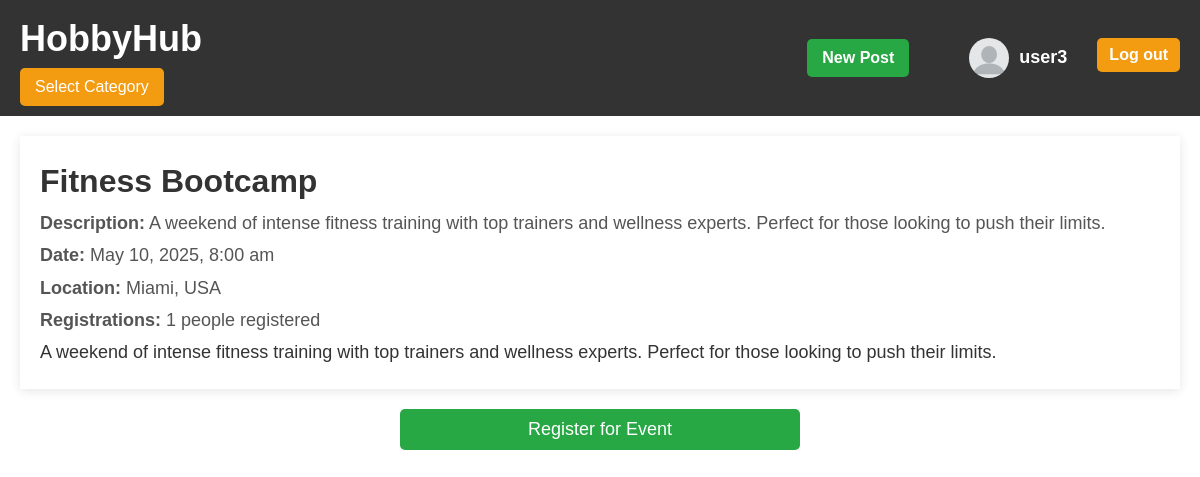
The page /event.php?id=3 (signed in) on the database its author committed.
### tables this page shows
CREATE TABLE `events` (
  `event_id` int(10) UNSIGNED NOT NULL,
  `event_name` varchar(255) NOT NULL,
  `event_description` text NOT NULL,
  `event_date` datetime NOT NULL,
  `location` varchar(255) NOT NULL,
  `created_at` timestamp NOT NULL DEFAULT CURRENT_TIMESTAMP
);

### event.php (the view, shortened to what this page needs)
<?php
include 'db_connection.php';
include 'Component/navbar.php';
$isLoggedIn = isset($_SESSION['user_id']);
$userId = $isLoggedIn ? $_SESSION['user_id'] : null;
$userName = $isLoggedIn ? $_SESSION['username'] : null;
$navbar = new Navbar($conn, $isLoggedIn, $userId, $userName);
if (isset($_GET['id'])) {
    $event_id = $_GET['id'];
    $sql_event_details = "SELECT * FROM events WHERE event_id = ?";
    $stmt = $conn->prepare($sql_event_details);
    $stmt->bind_param("i", $event_id);
    $stmt->execute();
    $result = $stmt->get_result();
    if ($result->num_rows > 0) {
        $event = $result->fetch_assoc();
    } else {
        echo "<p>Event not found.</p>";
        exit;
    }
    $sql_registration_count = "SELECT COUNT(*) as total_registrations FROM event_registrations WHERE event_id = ?";
    $stmt_count = $conn->prepare($sql_registration_count);
    $stmt_count->bind_param("i", $event_id);
    $stmt_count->execute();
    $result_count = $stmt_count->get_result();
    $registration_count = $result_count->fetch_assoc()['total_registrations'];
} else {
    echo "<p>No event specified.</p>";
    exit;
}
?>
<!DOCTYPE html>
<html lang="en">
<head>
    <link rel="stylesheet" href="event.css">
    <link rel="stylesheet" href="glowna.css">
    <link rel="stylesheet" href="navbar.css">
</head>
<body>
  <header>
    <?php
          echo $navbar->render();
      ?>
  </header>
  <main class="container">
    <div class="event-details">
        <div class="event-header">
            <div class="event-info">
                <h1><?php echo htmlspecialchars($event['event_name'], ENT_QUOTES, 'UTF-8'); ?></h1>
                <p><strong>Description:</strong> <?php echo htmlspecialchars($event['event_description'], ENT_QUOTES, 'UTF-8'); ?></p>
                <p><strong>Date:</strong> <?php echo date("F j, Y, g:i a", strtotime($event['event_date'])); ?></p>
                <p><strong>Location:</strong> <?php echo htmlspecialchars($event['location'], ENT_QUOTES, 'UTF-8'); ?></p>
                <p><strong>Registrations:</strong> <?php echo $registration_count; ?> people registered</p>
            </div>
        </div>
        <p><?php echo nl2br(htmlspecialchars($event['event_description'], ENT_QUOTES, 'UTF-8')); ?></p>
    </div>
    <?php if ($isLoggedIn): ?>
    <div class="registration-form">
        <form method="POST">
            <button type="submit" name="register" class="btn-register">Register for Event</button>
        </form>
    </div>
    <?php else: ?>
        <div class="login-message">
            <p>You need to <a href="login.php" class="login-link">log in</a> to register for this event.</p>
        </div>
    <?php endif; ?>
  </main>
</body>
</html>

### event.css (style rules this page uses)
.event-details { margin: 0 auto; padding: 20px; }
.event-header { display: flex; align-items: flex-start; gap: 20px; }
.event-info h1 { font-size: 32px; color: #333; }
.event-info p { font-size: 18px; color: #555; }
.event-details { margin: 0 auto; padding: 20px; box-shadow: 0 2px 10px rgba(0, 0, 0, 0.1); }
.registration-form { width: 100%; max-width: 400px; margin: 20px auto; text-align: center; }
.btn-register { background-color: #28a745; color: white; border: none; padding: 10px 20px; font-size: 18px; cursor: pointer; border-radius: 5px; transition: background-color 0.3s ease; display: inline-block; width: 100%; }

### glowna.css (style rules this page uses)
* { margin: 0; padding: 0; box-sizing: border-box; }
body { font-family: Arial, sans-serif; line-height: 1.6; color: #333; }

### navbar.css (style rules this page uses)
header { width: 100%; background-color: #333; color: #fff; }
.container { max-width: 1200px; margin: 0 auto; padding: 20px; }
.container p { font-size: 18px; line-height: 1.8; }

### rows shown on the page
events: event_name "Fitness Bootcamp", event_description "A weekend of intense fitness training with top trainers and wellness experts. Perfect for those looking to push their limits.", event_date "May 10, 2025, 8:00 am", location "Miami, USA"

### other values the page prints
$this->userName "user3"
$registration_count "1"
